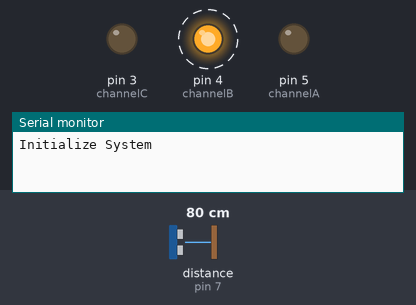
The sketch below on a simulated Arduino Uno, built with avr-gcc and run on an emulated ATmega328P. On the bench: output pins drawn as LEDs (lit = HIGH), the last lines printed to the serial monitor. Dashed ring = blinking. The test bench sets the inputs (shaded band); at power-on: distance to the obstacle (sensor on pin 7) 80 cm. The echo pulse lasts 58.3 µs per cm; pins used as bus, display or sensor lines are not drawn.

Above: at 1.3 s.
1.4 s: distance to the obstacle (sensor on pin 7) set to 2 cm
At 2.1 s:
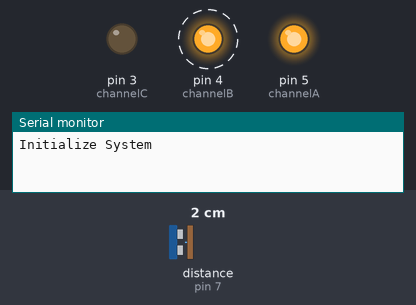
At 8.8 s:
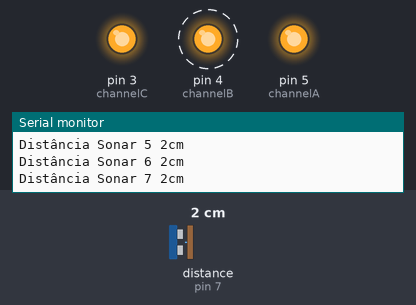
Timing chart, 0 to 10.6 s (numbered marks = the images above; inputs shaded):
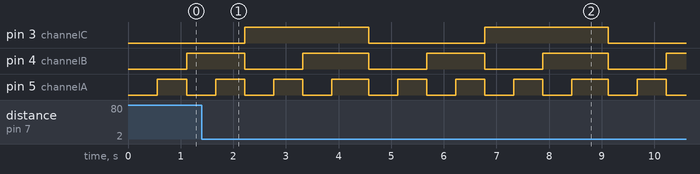

The sketch:

sonar.ino
```cpp
#include "Ultrasonic.h" //INCLUSÃO DA BIBLIOTECA NECESSÁRIA PARA FUNCIONAMENTO DO CÓDIGO
//Constants
#define channelA 5
#define channelB 4
#define channelC 3
//Parameters
const int echoPin = 7; //PINO DIGITAL UTILIZADO PELO HC-SR04 ECHO(RECEBE)
const int trigPin = 6; //PINO DIGITAL UTILIZADO PELO HC-SR04 TRIG(ENVIA)

Ultrasonic ultrasonic(trigPin,echoPin); //INICIALIZANDO OS PINOS DO ARDUINO

int distancia; //VARIÁVEL DO TIPO INTEIRO
String result; //VARIÁVEL DO TIPO STRING
String sonar0; //VARIÁVEL DO TIPO STRING
String sonar1; //VARIÁVEL DO TIPO STRING
String sonar2; //VARIÁVEL DO TIPO STRING
String sonar3; //VARIÁVEL DO TIPO STRING
String sonar4; //VARIÁVEL DO TIPO STRING
String sonar5; //VARIÁVEL DO TIPO STRING
String sonar6; //VARIÁVEL DO TIPO STRING
String sonar7; //VARIÁVEL DO TIPO STRING

void setup(){
//Init Serial USB
pinMode(echoPin, INPUT); //DEFINE O PINO COMO ENTRADA (RECEBE)
pinMode(trigPin, OUTPUT); //DEFINE O PINO COMO SAIDA (ENVIA)
Serial.begin(9600);
Serial.println(F("Initialize System"));
//Init CD4051B
  pinMode(channelA, OUTPUT);
  pinMode(channelB, OUTPUT);
  pinMode(channelC, OUTPUT);
  digitalWrite(channelA, LOW);
  digitalWrite(channelB, LOW);
  digitalWrite(channelC, LOW);
}

void loop(){
MuxSONAR();
}

void selectChannel(int chnl){/* function selectChannel */
//// Select channel of the multiplexer
  int A = bitRead(chnl,0); //Take first bit from binary value of i channel.
  int B = bitRead(chnl,1); //Take second bit from binary value of i channel.
  int C = bitRead(chnl,2); //Take third bit from value of i channel.
  digitalWrite(channelA, A);
  digitalWrite(channelB, B);
  digitalWrite(channelC, C);

 // Serial.print(F("channel "));Serial.print(chnl);Serial.print(F(" : "));
//  Serial.print(C);
//  Serial.print(F(","));
//  Serial.print(B);
//  Serial.print(F(","));
//  Serial.print(A);
//  Serial.println();
//  delay(2000); //INTERVALO DE 500 MILISSEGUNDOS


}

//MÉTODO RESPONSÁVEL POR CALCULAR A DISTÂNCIA
void hcsr04(){
    digitalWrite(trigPin, LOW); //SETA O PINO 6 COM UM PULSO BAIXO "LOW"
    delayMicroseconds(2); //INTERVALO DE 2 MICROSSEGUNDOS
    digitalWrite(trigPin, HIGH); //SETA O PINO 6 COM PULSO ALTO "HIGH"
    delayMicroseconds(10); //INTERVALO DE 10 MICROSSEGUNDOS
    digitalWrite(trigPin, LOW); //SETA O PINO 6 COM PULSO BAIXO "LOW" NOVAMENTE
    //FUNÇÃO RANGING, FAZ A CONVERSÃO DO TEMPO DE
    //RESPOSTA DO ECHO EM CENTIMETROS, E ARMAZENA
    //NA VARIAVEL "distancia"
    distancia = (ultrasonic.Ranging(CM)); //VARIÁVEL GLOBAL RECEBE O VALOR DA DISTÂNCIA MEDIDA
    result = String(distancia); //VARIÁVEL GLOBAL DO TIPO STRING RECEBE A DISTÂNCIA(CONVERTIDO DE INTEIRO PARA STRING)
    delay(50); //INTERVALO DE 500 MILISSEGUNDOS
 }

void MuxSONAR(){/* function MuxSONAR */
for(int i = 0; i < 8; i++){
    selectChannel(i);
    hcsr04(); // FAZ A CHAMADA DO MÉTODO "hcsr04()"
    delay(500); //INTERVALO DE 500 MILISSEGUNDOS

    if (i == 0) {sonar0 = result;}
    if (i == 1) {sonar1 = result;}
    if (i == 2) {sonar2 = result;}
    if (i == 3) {sonar3 = result;}
    if (i == 4) {sonar4 = result;}
    if (i == 5) {sonar5 = result;}
    if (i == 6) {sonar6 = result;}
    if (i == 7) {sonar7 = result;}

    if (i == 7) {
        Serial.print("NOVA LEITURA\n"); //IMPRIME O TEXTO NO MONITOR SERIAL

        Serial.print("Distância Sonar 0 "); //IMPRIME O TEXTO NO MONITOR SERIAL
        Serial.print(sonar0); ////IMPRIME NO MONITOR SERIAL A DISTÂNCIA MEDIDA
        Serial.println("cm"); //IMPRIME O TEXTO NO MONITOR SERIAL

        Serial.print("Distância Sonar 1 "); //IMPRIME O TEXTO NO MONITOR SERIAL
        Serial.print(sonar1); ////IMPRIME NO MONITOR SERIAL A DISTÂNCIA MEDIDA
        Serial.println("cm"); //IMPRIME O TEXTO NO MONITOR SERIAL

        Serial.print("Distância Sonar 2 "); //IMPRIME O TEXTO NO MONITOR SERIAL
        Serial.print(sonar2); ////IMPRIME NO MONITOR SERIAL A DISTÂNCIA MEDIDA
        Serial.println("cm"); //IMPRIME O TEXTO NO MONITOR SERIAL

        Serial.print("Distância Sonar 3 "); //IMPRIME O TEXTO NO MONITOR SERIAL
        Serial.print(sonar3); ////IMPRIME NO MONITOR SERIAL A DISTÂNCIA MEDIDA
        Serial.println("cm"); //IMPRIME O TEXTO NO MONITOR SERIAL

        Serial.print("Distância Sonar 4 "); //IMPRIME O TEXTO NO MONITOR SERIAL
        Serial.print(sonar4); ////IMPRIME NO MONITOR SERIAL A DISTÂNCIA MEDIDA
        Serial.println("cm"); //IMPRIME O TEXTO NO MONITOR SERIAL

        Serial.print("Distância Sonar 5 "); //IMPRIME O TEXTO NO MONITOR SERIAL
        Serial.print(sonar5); ////IMPRIME NO MONITOR SERIAL A DISTÂNCIA MEDIDA
        Serial.println("cm"); //IMPRIME O TEXTO NO MONITOR SERIAL

        Serial.print("Distância Sonar 6 "); //IMPRIME O TEXTO NO MONITOR SERIAL
        Serial.print(sonar6); ////IMPRIME NO MONITOR SERIAL A DISTÂNCIA MEDIDA
        Serial.println("cm"); //IMPRIME O TEXTO NO MONITOR SERIAL

        Serial.print("Distância Sonar 7 "); //IMPRIME O TEXTO NO MONITOR SERIAL
        Serial.print(sonar7); ////IMPRIME NO MONITOR SERIAL A DISTÂNCIA MEDIDA
        Serial.println("cm"); //IMPRIME O TEXTO NO MONITOR SERIAL
    }

    }
}
```

Measured:
- by itself, pin 3 (channelC): alternates HIGH for 2.4 s and LOW for 2.2 s
- by itself, pin 4 (channelB): alternates HIGH for 1.2 s and LOW for 1.1 s
